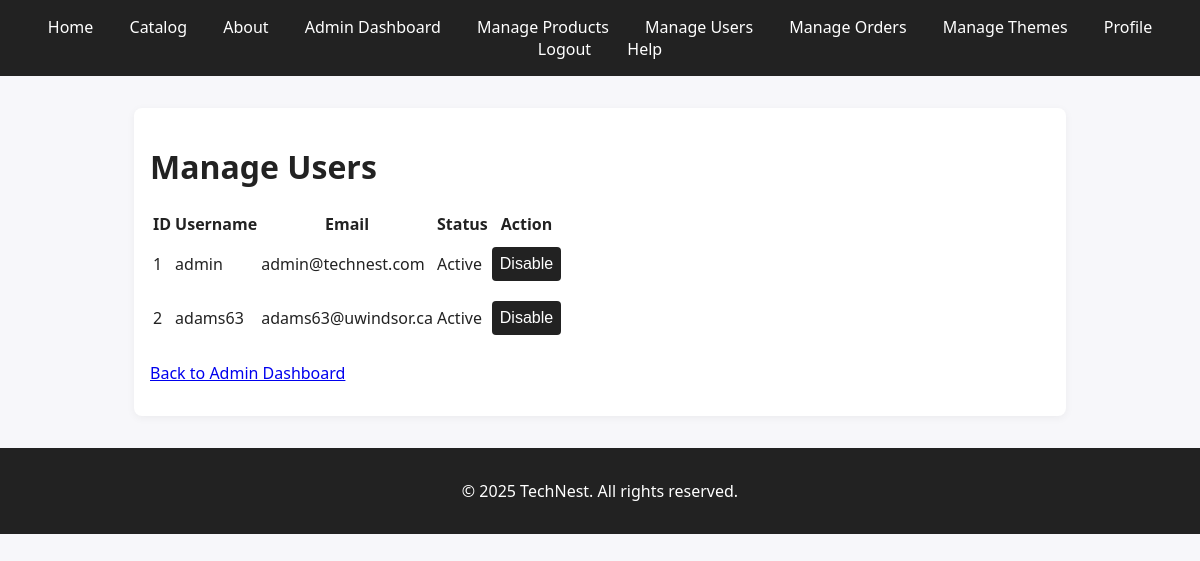
/admin/manage_users.php (signed in), run on the app's committed database.
### tables this page shows
CREATE TABLE users (
    user_id INT AUTO_INCREMENT PRIMARY KEY,
    username VARCHAR(50) NOT NULL UNIQUE,
    email VARCHAR(100) NOT NULL UNIQUE,
    password_hash VARCHAR(255) NOT NULL,
    is_active BOOLEAN DEFAULT TRUE,
    created_at TIMESTAMP DEFAULT CURRENT_TIMESTAMP
);

### public_html/admin/manage_users.php (called while the page is built, shortened)
<?php
require_once __DIR__ . '/../../includes/admin/manage_users.php';

### includes/admin/manage_users.php (the view, shortened to what this page needs)
<?php
require_once '../../includes/header.php';
$db = get_db();
$users = $db->query('SELECT * FROM users')->fetchAll();
?>
<main>
    <h1>Manage Users</h1>
    <table>
        <tr><th>ID</th><th>Username</th><th>Email</th><th>Status</th><th>Action</th></tr>
        <?php foreach ($users as $u): ?>
        <tr>
            <td><?php echo $u['user_id']; ?></td>
            <td><?php echo htmlspecialchars($u['username']); ?></td>
            <td><?php echo htmlspecialchars($u['email']); ?></td>
            <td><?php echo $u['is_active'] ? 'Active' : 'Disabled'; ?></td>
            <td>
                <form method="post" style="display:inline;">
                    <button type="submit"><?php echo $u['is_active'] ? 'Disable' : 'Enable'; ?></button>
                </form>
            </td>
        </tr>
        <?php endforeach; ?>
    </table>
    <p><a href="index.php">Back to Admin Dashboard</a></p>
</main>
<?php require_once '../../includes/footer.php'; ?>

### public_html/assets/theme-regular.css (style rules this page uses)
body { font-family: 'Segoe UI', Arial, sans-serif; background: #f7f7fa; color: #222; margin: 0; padding: 0; }
main { max-width: 900px; margin: 2em auto; padding: 1em; background: #fff; border-radius: 8px; box-shadow: 0 2px 8px rgba(0,0,0,0.05); }
form input, form select, form textarea, form button { font-size: 1em; margin: 0.5em 0; padding: 0.5em; border-radius: 4px; border: 1px solid #ccc; width: 100%; box-sizing: border-box; }
form button { background: #222; color: #fff; border: none; cursor: pointer; transition: background 0.2s; }

### data on the page
users: user_id "1", username "admin", email "admin@technest.com", is_active "Active"
users: user_id "2", username "adams63", email "adams63@uwindsor.ca", is_active "Active"
